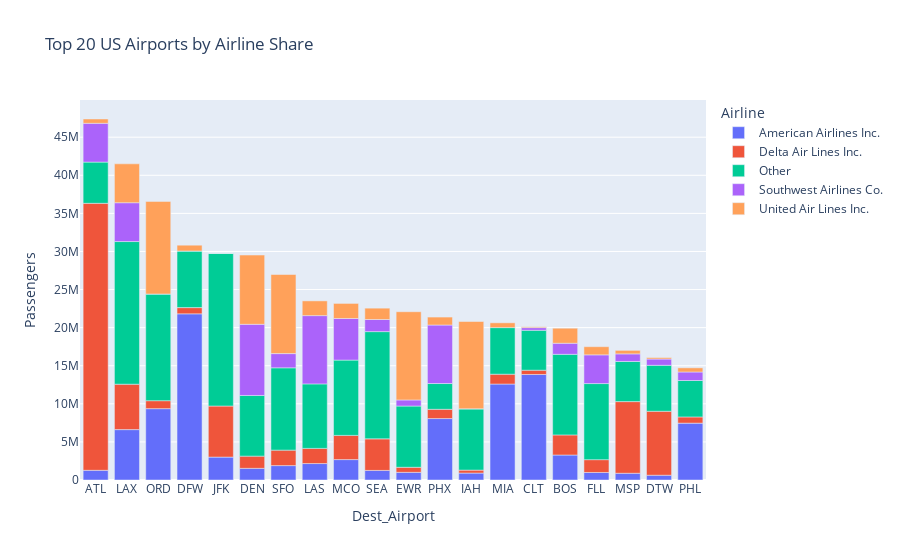

Write notebook code for a chart like this one.
### Code cell
fig_t4_airline_presence_at_t20_airports = px.bar(df_top_airlines_and_airports, x="Dest_Airport", y="Passengers", color="Airline", title="Top 20 US Airports by Airline Share")
fig_t4_airline_presence_at_t20_airports

### Figure 1 — Plotly figure (JSON) as saved in the notebook; plotly's stock layout.template omitted (floating-point values rounded to 4 significant figures)
{"data": [{"alignmentgroup": "True", "hovertemplate": "Airline=American Airlines Inc.<br>Dest_Airport=%{x}<br>Passengers=%{y}<extra></extra>", "legendgroup": "American Airlines Inc.", "marker": {"color": "#636efa", "pattern": {"shape": ""}}, "name": "American Airlines Inc.", "offsetgroup": "American Airlines Inc.", "orientation": "v", "showlegend": true, "textposition": "auto", "type": "bar", "x": ["ATL", "LAX", "ORD", "DFW", "JFK", "DEN", "SFO", "LAS", "MCO", "SEA", "EWR", "PHX", "IAH", "MIA", "CLT", "BOS", "FLL", "MSP", "DTW", "PHL"], "xaxis": "x", "y": [1272128, 6614983, 9364738, 21814244, 3007541, 1530533, 1889883, 2159213, 2679818, 1259516, 1006776, 8066428, 909433, 12595599, 13853081, 3279765, 988323, 885289, 628126, 7463574], "yaxis": "y"}, {"alignmentgroup": "True", "hovertemplate": "Airline=Delta Air Lines Inc.<br>Dest_Airport=%{x}<br>Passengers=%{y}<extra></extra>", "legendgroup": "Delta Air Lines Inc.", "marker": {"color": "#EF553B", "pattern": {"shape": ""}}, "name": "Delta Air Lines Inc.", "offsetgroup": "Delta Air Lines Inc.", "orientation": "v", "showlegend": true, "textposition": "auto", "type": "bar", "x": ["ATL", "LAX", "ORD", "DFW", "JFK", "DEN", "SFO", "LAS", "MCO", "SEA", "EWR", "PHX", "IAH", "MIA", "CLT", "BOS", "FLL", "MSP", "DTW", "PHL"], "xaxis": "x", "y": [35049728, 5962435, 1045316, 815257, 6703119, 1602374, 2030302, 1991979, 3177310, 4141351, 663271, 1215973, 389529, 1292802, 560127, 2639358, 1680324, 9405337, 8395710, 815566], "yaxis": "y"}, {"alignmentgroup": "True", "hovertemplate": "Airline=Other<br>Dest_Airport=%{x}<br>Passengers=%{y}<extra></extra>", "legendgroup": "Other", "marker": {"color": "#00cc96", "pattern": {"shape": ""}}, "name": "Other", "offsetgroup": "Other", "orientation": "v", "showlegend": true, "textposition": "auto", "type": "bar", "x": ["ATL", "LAX", "ORD", "DFW", "JFK", "DEN", "SFO", "LAS", "MCO", "SEA", "EWR", "PHX", "IAH", "MIA", "CLT", "BOS", "FLL", "MSP", "DTW", "PHL"], "xaxis": "x", "y": [5406930, 18723098, 14008041, 7432231, 20034066, 7961784, 10808991, 8464976, 9881498, 14078880, 8037987, 3382485, 8046213, 6115994, 5240072, 10576764, 9989580, 5272957, 6030097, 4781501], "yaxis": "y"}, {"alignmentgroup": "True", "hovertemplate": "Airline=Southwest Airlines Co.<br>Dest_Airport=%{x}<br>Passengers=%{y}<extra></extra>", "legendgroup": "Southwest Airlines Co.", "marker": {"color": "#ab63fa", "pattern": {"shape": ""}}, "name": "Southwest Airlines Co.", "offsetgroup": "Southwest Airlines Co.", "orientation": "v", "showlegend": true, "textposition": "auto", "type": "bar", "x": ["ATL", "LAX", "ORD", "DFW", "DEN", "SFO", "LAS", "MCO", "SEA", "EWR", "PHX", "IAH", "CLT", "BOS", "FLL", "MSP", "DTW", "PHL"], "xaxis": "x", "y": [5093338, 5100110, 129, 234, 9341831, 1862999, 8963047, 5463188, 1588268, 800757, 7679236, 276, 346711, 1455151, 3770336, 991057, 826542, 1117445], "yaxis": "y"}, {"alignmentgroup": "True", "hovertemplate": "Airline=United Air Lines Inc.<br>Dest_Airport=%{x}<br>Passengers=%{y}<extra></extra>", "legendgroup": "United Air Lines Inc.", "marker": {"color": "#FFA15A", "pattern": {"shape": ""}}, "name": "United Air Lines Inc.", "offsetgroup": "United Air Lines Inc.", "orientation": "v", "showlegend": true, "textposition": "auto", "type": "bar", "x": ["ATL", "LAX", "ORD", "DFW", "JFK", "DEN", "SFO", "LAS", "MCO", "SEA", "EWR", "PHX", "IAH", "MIA", "CLT", "BOS", "FLL", "MSP", "DTW", "PHL"], "xaxis": "x", "y": [566751, 5102202, 12153983, 761785, 215, 9091011, 10382658, 1932434, 1976599, 1490451, 11580362, 1044371, 11459058, 629703, 108522, 1974123, 1069805, 461981, 186644, 542981], "yaxis": "y"}], "layout": {"barmode": "relative", "legend": {"title": {"text": "Airline"}, "tracegroupgap": 0}, "title": {"text": "Top 20 US Airports by Airline Share"}, "xaxis": {"anchor": "y", "domain": [0, 1], "title": {"text": "Dest_Airport"}}, "yaxis": {"anchor": "x", "domain": [0, 1], "title": {"text": "Passengers"}}}}
